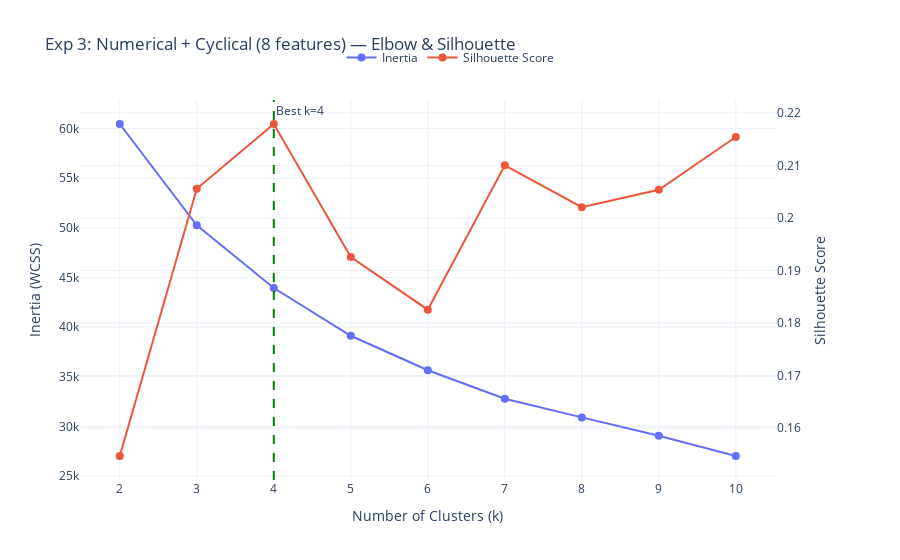

Source (notebook cell):
### Markdown cell above
---
## Experiment 3: Numerical + Cyclical Only

Drop all categorical columns entirely. 4 numerical + 4 sin/cos = 8 features.

### Code cell
pipeline_numcyc = FeaturePipeline(
    numerical_cols=config["features"]["numerical"],
    log_transform_cols=config["features"]["log_transform"],
    cyclical_config={"hour_of_day": 24, "day_of_week": 7},
    categorical_cols=[],  # No categoricals
)
X_numcyc = pipeline_numcyc.fit_transform(df)

exp3 = run_experiment(X_numcyc, "Numerical + Cyclical (8 features)")
print(f"Best k={exp3['best_k']}, silhouette={exp3['silhouette']:.4f}, CH={exp3['calinski_harabasz']:.1f}")

fig = plot_elbow(
    exp3["elbow"].k_values, exp3["elbow"].inertias,
    exp3["elbow"].silhouette_scores, best_k=exp3["best_k"],
)
fig.update_layout(title=f"Exp 3: Numerical + Cyclical ({exp3['n_features']} features) — Elbow & Silhouette")
fig.show()

### Figure 1 — Plotly figure (JSON) as saved in the notebook; plotly's stock layout.template omitted (floating-point values rounded to 4 significant figures)
{"data": [{"line": {"color": "#636EFA", "width": 2}, "marker": {"size": 8}, "mode": "lines+markers", "name": "Inertia", "type": "scatter", "x": [2, 3, 4, 5, 6, 7, 8, 9, 10], "xaxis": "x", "y": [60460.0, 50250.0, 43930.0, 39120.0, 35650.0, 32770.0, 30900.0, 29050.0, 27010.0], "yaxis": "y"}, {"line": {"color": "#EF553B", "width": 2}, "marker": {"size": 8}, "mode": "lines+markers", "name": "Silhouette Score", "type": "scatter", "x": [2, 3, 4, 5, 6, 7, 8, 9, 10], "xaxis": "x", "y": [0.1547, 0.2056, 0.2179, 0.1925, 0.1825, 0.21, 0.202, 0.2054, 0.2154], "yaxis": "y2"}], "layout": {"annotations": [{"showarrow": false, "text": "Best k=4", "x": 4, "xanchor": "left", "xref": "x", "y": 1, "yanchor": "top", "yref": "y domain"}], "legend": {"orientation": "h", "x": 0.5, "xanchor": "center", "y": 1.15}, "shapes": [{"line": {"color": "green", "dash": "dash"}, "type": "line", "x0": 4, "x1": 4, "xref": "x", "y0": 0, "y1": 1, "yref": "y domain"}], "title": {"text": "Exp 3: Numerical + Cyclical (8 features) — Elbow & Silhouette"}, "xaxis": {"anchor": "y", "domain": [0.0, 0.94], "title": {"text": "Number of Clusters (k)"}}, "yaxis": {"anchor": "x", "domain": [0.0, 1.0], "title": {"text": "Inertia (WCSS)"}}, "yaxis2": {"anchor": "x", "overlaying": "y", "side": "right", "title": {"text": "Silhouette Score"}}}}
